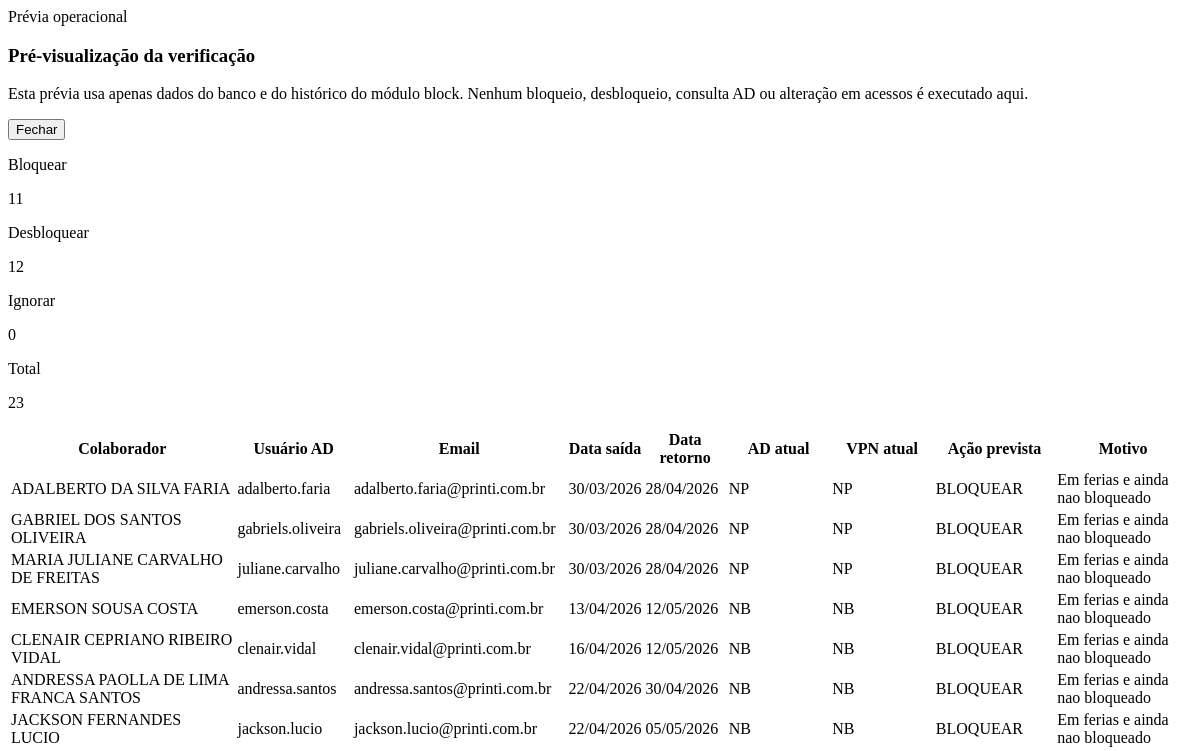
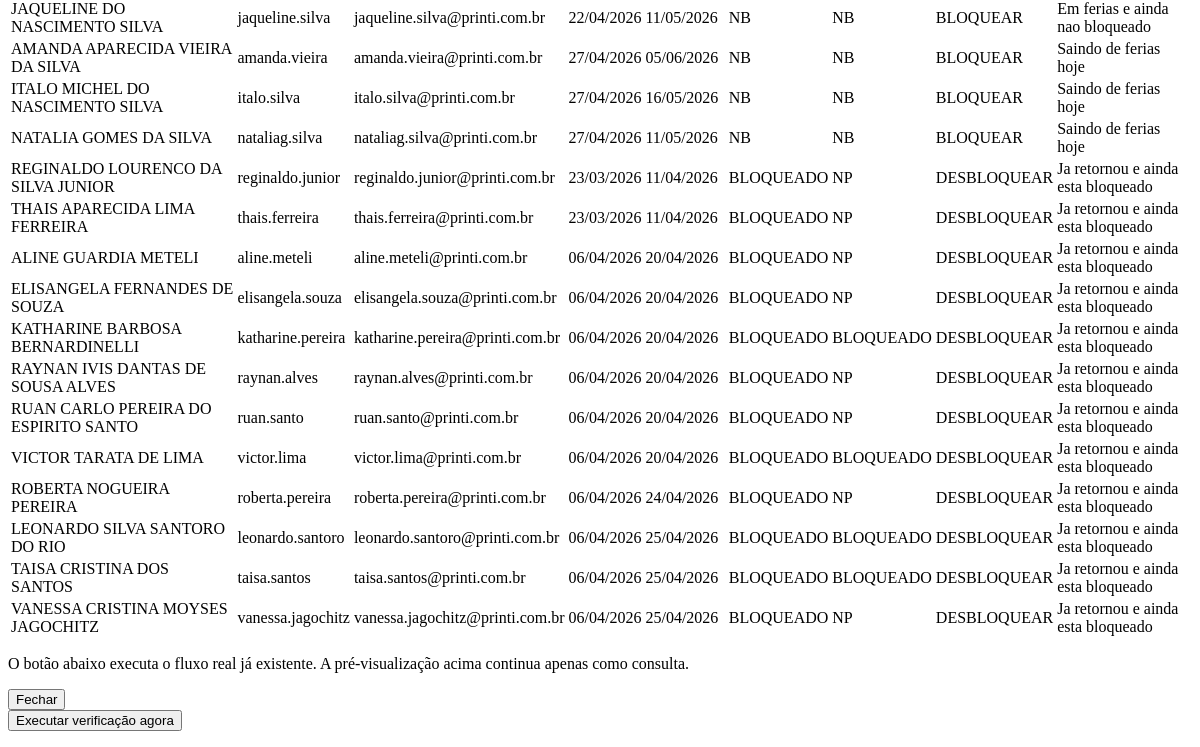
Page /block/preview/ (signed in) on the earlier database version (2 pictures, top to bottom).
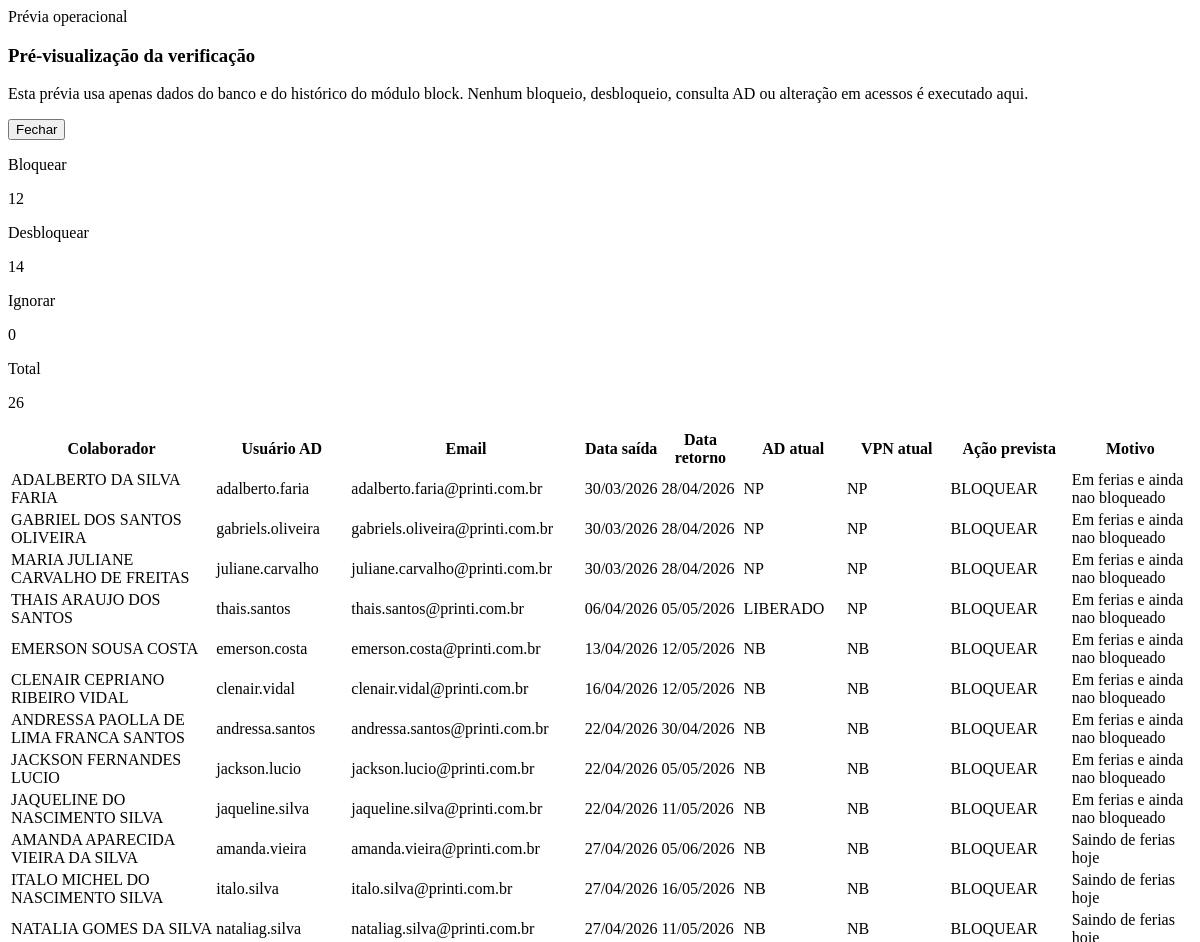
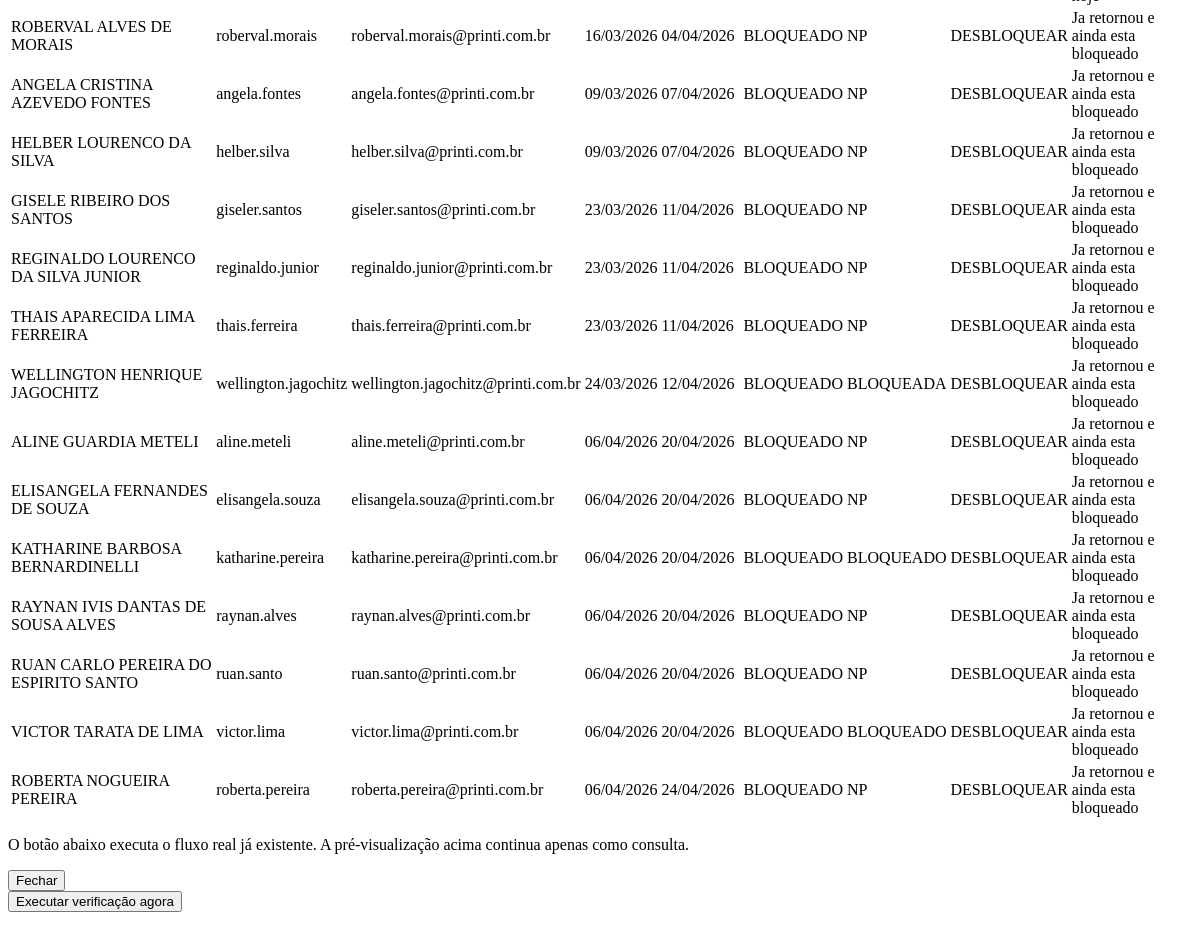
Same page on the later database version (2 pictures, top to bottom).
### apps/people/models.py (models this page shows, shortened)
class Ferias(models.Model):
    colaborador = models.ForeignKey(
        Colaborador,
        models.DO_NOTHING,
        db_column="colaborador_id",
        related_name="ferias_registros",
    )
    data_saida = models.DateField(blank=True, null=True)
    data_retorno = models.DateField(blank=True, null=True)
    mes_ref = models.IntegerField(blank=True, null=True)
    ano_ref = models.IntegerField(blank=True, null=True)
    created_at = models.DateTimeField(blank=True, null=True)
    updated_at = models.DateTimeField(blank=True, null=True)
    class Meta:
        managed = False
        db_table = "ferias"
        ordering = ["-ano_ref", "-mes_ref", "-data_saida"]
        verbose_name = "Evento de férias"
        verbose_name_plural = "Eventos de férias"

class Colaborador(models.Model):
    nome = models.CharField(max_length=255)
    email = models.EmailField(blank=True, null=True)
    login_ad = models.CharField(max_length=150, blank=True, null=True)
    departamento = models.CharField(max_length=255, blank=True, null=True)
    gestor = models.CharField(max_length=255, blank=True, null=True)
    ativo = models.BooleanField(default=True)
    created_at = models.DateTimeField(blank=True, null=True)
    updated_at = models.DateTimeField(blank=True, null=True)
    class Meta:
        managed = False
        db_table = "colaboradores"
        ordering = ["nome"]
        verbose_name = "Colaborador"
        verbose_name_plural = "Colaboradores"

### apps/block/views.py (the view)
@login_required
def preview(request):
    service = BlockPreviewService()
    context = service.previsualizar_verificacao_block()
    return render(request, "block/partials/preview_modal.html", context)

### apps/block/preview_service.py (called while the page is built)
    def _preview_row(
        self,
        ferias,
        *,
        acao_ordem: int,
        ad_status_atual: str,
        vpn_status_atual: str,
        acao_prevista: str,
        motivo: str,
    ) -> dict:
        collaborator = ferias.colaborador
        return {
            "colaborador": collaborator.nome,
            "email": collaborator.email or "-",
            "usuario_ad": collaborator.login_ad or "-",
            "acao_ordem": acao_ordem,
            "data_saida": ferias.data_saida,
            "data_retorno": ferias.data_retorno,
            "data_referencia": ferias.data_saida if acao_ordem == 0 else ferias.data_retorno,
            "status_atual_ad": ad_status_atual or "-",
            "status_atual_vpn": vpn_status_atual or "-",
            "acao_prevista": acao_prevista,
            "motivo": motivo,
        }

### apps/block/repositories.py (called while the page is built)
    def _janela_operacional_inicio(self) -> date:
        today = timezone.localdate()
        month = today.month - 1
        year = today.year
        if month == 0:
            month = 12
            year -= 1
        return date(year, month, 1)

### apps/core/context_processors.py (called while the page is built)
def global_settings(request):
    return {"operational_settings": OperationalSettings.get_solo()}

### templates/block/partials/preview_modal.html (shortened to what the changed rows need)
<div class="fixed inset-0 z-50 flex items-center justify-center bg-slate-950/45 px-4" onclick="if (event.target === this) { document.getElementById('block-preview-modal-root').innerHTML = ''; }">
  <div class="max-h-[88vh] w-full max-w-6xl overflow-hidden rounded-[32px] border border-white/70 bg-white shadow-2xl">
    <div class="grid gap-4 border-b border-slate-200 bg-slate-50 px-6 py-4 md:grid-cols-4">
      <article class="rounded-2xl border border-slate-200 bg-white px-4 py-3">
        <p class="text-xs font-semibold uppercase tracking-[0.18em] text-slate-400">Bloquear</p>
        <p class="mt-2 text-3xl font-black text-slate-900">{{ summary.bloquear }}</p>
      </article>
      <article class="rounded-2xl border border-slate-200 bg-white px-4 py-3">
        <p class="text-xs font-semibold uppercase tracking-[0.18em] text-slate-400">Desbloquear</p>
        <p class="mt-2 text-3xl font-black text-slate-900">{{ summary.desbloquear }}</p>
      </article>
      <article class="rounded-2xl border border-slate-200 bg-white px-4 py-3">
        <p class="text-xs font-semibold uppercase tracking-[0.18em] text-slate-400">Total</p>
        <p class="mt-2 text-3xl font-black text-slate-900">{{ summary.total }}</p>
      </article>
    </div>
    <div class="max-h-[52vh] overflow-auto px-6 py-5">
      {% if rows %}
        <div class="overflow-x-auto rounded-3xl border border-slate-200">
          <table class="min-w-[1180px] divide-y divide-slate-200 text-sm">
            <thead class="bg-slate-50 text-left text-xs uppercase tracking-[0.2em] text-slate-500">
              <tr>
                <th class="px-4 py-3">Colaborador</th>
                <th class="px-4 py-3">Usuário AD</th>
                <th class="px-4 py-3">Email</th>
                <th class="px-4 py-3">Data saída</th>
                <th class="px-4 py-3">Data retorno</th>
                <th class="px-4 py-3">AD atual</th>
                <th class="px-4 py-3">VPN atual</th>
                <th class="px-4 py-3">Ação prevista</th>
                <th class="px-4 py-3">Motivo</th>
              </tr>
            </thead>
            <tbody class="divide-y divide-slate-100 bg-white">
              {% for row in rows %}
                <tr>
                  <td class="px-4 py-3 font-semibold text-slate-800">{{ row.colaborador }}</td>
                  <td class="px-4 py-3">{{ row.usuario_ad }}</td>
                  <td class="px-4 py-3">{{ row.email }}</td>
                  <td class="px-4 py-3">{{ row.data_saida|date:"d/m/Y"|default:"-" }}</td>
                  <td class="px-4 py-3">{{ row.data_retorno|date:"d/m/Y"|default:"-" }}</td>
                  <td class="px-4 py-3">{{ row.status_atual_ad }}</td>
                  <td class="px-4 py-3">{{ row.status_atual_vpn }}</td>
                  <td class="px-4 py-3">
                    <span class="rounded-full px-3 py-1 text-xs font-semibold {% if row.acao_prevista == 'BLOQUEAR' %}bg-amber-100 text-amber-700{% elif row.acao_prevista == 'DESBLOQUEAR' %}bg-sky-100 text-sky-700{% else %}bg-slate-100 text-slate-700{% endif %}">
                      {{ row.acao_prevista }}
                    </span>
                  </td>
                  <td class="px-4 py-3 text-slate-600">{{ row.motivo }}</td>
                </tr>
              {% endfor %}
            </tbody>
          </table>
        </div>
      {% else %}
        <div class="rounded-3xl border border-dashed border-slate-200 bg-slate-50 px-6 py-10 text-center text-slate-500">
          Nenhum usuário encontrado para bloqueio, desbloqueio ou ignorar neste momento.
        </div>
      {% endif %}
    </div>
  </div>
</div>

Differences in the rows shown:
no longer on this page (row unchanged): Colaborador: colaborador "LEONARDO SILVA SANTORO DO RIO", usuario_ad "leonardo.santoro", email "leonardo.santoro@printi.com.br"
removed Ferias: data_saida "06/04/2026", data_retorno "25/04/2026"
no longer on this page (row unchanged): Colaborador: colaborador "TAISA CRISTINA DOS SANTOS", usuario_ad "taisa.santos", email "taisa.santos@printi.com.br"
removed Ferias: data_saida "06/04/2026", data_retorno "25/04/2026"
no longer on this page (row unchanged): Colaborador: colaborador "VANESSA CRISTINA MOYSES JAGOCHITZ", usuario_ad "vanessa.jagochitz", email "vanessa.jagochitz@printi.com.br"
removed Ferias: data_saida "06/04/2026", data_retorno "25/04/2026"
now on this page (row unchanged): Colaborador: colaborador "THAIS ARAUJO DOS SANTOS", usuario_ad "thais.santos", email "thais.santos@printi.com.br"
added Ferias: data_saida "06/04/2026", data_retorno "05/05/2026"
now on this page (row unchanged): Colaborador: colaborador "ROBERVAL ALVES DE MORAIS", usuario_ad "roberval.morais", email "roberval.morais@printi.com.br"
added Ferias: data_saida "16/03/2026", data_retorno "04/04/2026"
now on this page (row unchanged): Colaborador: colaborador "ANGELA CRISTINA AZEVEDO FONTES", usuario_ad "angela.fontes", email "angela.fontes@printi.com.br"
added Ferias: data_saida "09/03/2026", data_retorno "07/04/2026"
now on this page (row unchanged): Colaborador: colaborador "HELBER LOURENCO DA SILVA", usuario_ad "helber.silva", email "helber.silva@printi.com.br"
added Ferias: data_saida "09/03/2026", data_retorno "07/04/2026"
now on this page (row unchanged): Colaborador: colaborador "GISELE RIBEIRO DOS SANTOS", usuario_ad "giseler.santos", email "giseler.santos@printi.com.br"
added Ferias: data_saida "23/03/2026", data_retorno "11/04/2026"
now on this page (row unchanged): Colaborador: colaborador "WELLINGTON HENRIQUE JAGOCHITZ", usuario_ad "wellington.jagochitz", email "wellington.jagochitz@printi.com.br"
added Ferias: data_saida "24/03/2026", data_retorno "12/04/2026"
Other differences:
{{ summary.bloquear }}: "11" → "12"
{{ summary.desbloquear }}: "12" → "14"
{{ summary.total }}: "23" → "26"
new list line: "LIBERADO NP BLOQUEAR Em ferias e ainda nao bloqueado"
new list line: "BLOQUEADO NP DESBLOQUEAR Ja retornou e ainda esta bloqueado"
new list line: "BLOQUEADO BLOQUEADA DESBLOQUEAR Ja retornou e ainda esta bloqueado"
list line gone: "BLOQUEADO BLOQUEADO DESBLOQUEAR Ja retornou e ainda esta bloqueado"
list line gone: "BLOQUEADO NP DESBLOQUEAR Ja retornou e ainda esta bloqueado"
